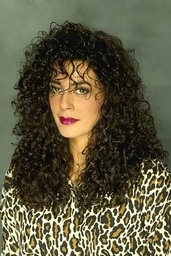
#> input picture MP assignment 2/dataset/1.jpg, 171 x 256 px, shrunk from 321 x 481 before the run; its folder holds only this picture in this run
$ python meanshift.py
#> lines starting #> are read from the running program, lines starting #| are printed output that depends on the picture
import cv2
import numpy as np
from matplotlib import pyplot as plt


for i in range(1,6):
	img = cv2.imread('dataset/'+ str(i) +'.jpg',1)   #read image in colored mode
#> img is the input picture: shape (256, 171, 3); mean B, G, R 65.7, 89.5, 93.6
	spatialRad = 15			# mean shift parameters
	colorRad = 15
	maxPyrLevel = 5    #default=0, pyramid level

	#performing meanshift for different parameter values
	res1 = cv2.pyrMeanShiftFiltering(img,spatialRad,colorRad,maxPyrLevel)
	res2 = cv2.pyrMeanShiftFiltering(img,30,30,20)
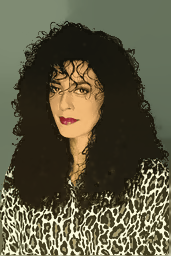
#> res2: shape (256, 171, 3); mean B, G, R 65.7, 88.3, 92.2
	res3 = cv2.pyrMeanShiftFiltering(img,40,40,5)
	res4 = cv2.pyrMeanShiftFiltering(img,25,25,10)

	cv2.imshow('Original',img)
	cv2.imshow('Result1',res1)
	cv2.imshow('Result2',res2)
	cv2.imshow('Result3',res3)
	cv2.imshow('Result4',res4)

	cv2.waitKey(0)
	cv2.destroyAllWindows()
